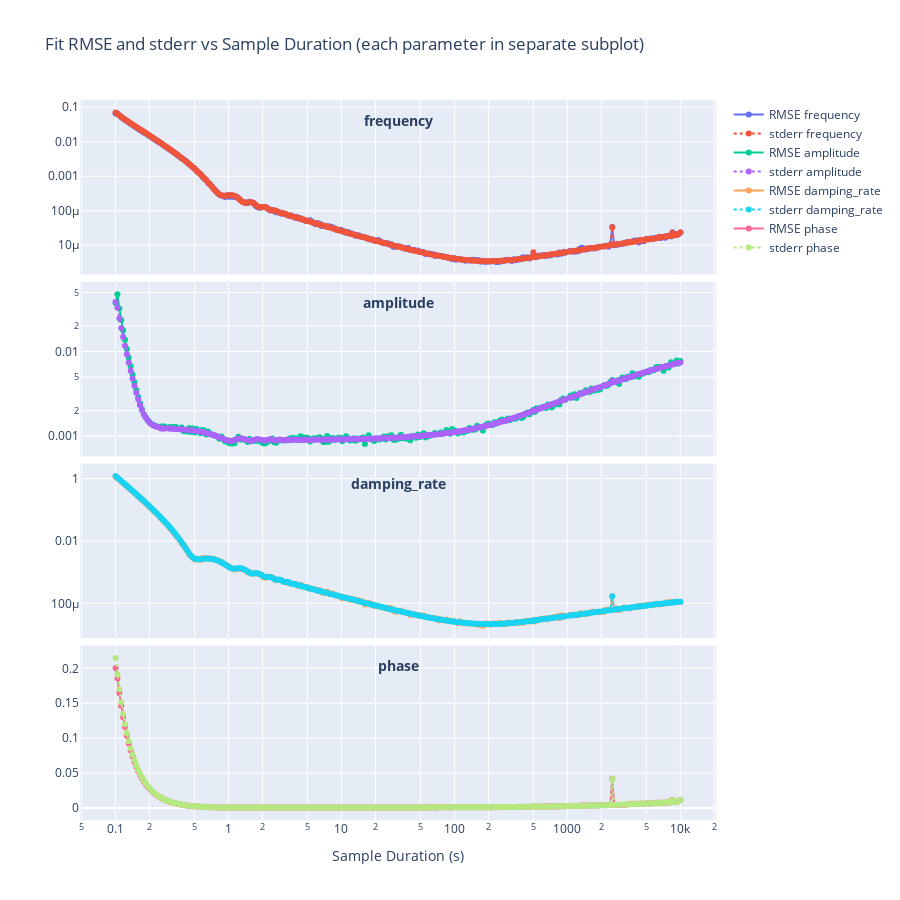

Here is the notebook cell this chart was saved with:
### Code cell
import math_functions
import numpy as np
import numpy.typing as npt
import plotly.graph_objects as go
from scipy.optimize import curve_fit

from math_functions import damp_sine_wave
from plotly.subplots import make_subplots
from tqdm import tqdm
from typing import Tuple
from multiprocessing import Pool, cpu_count

from typing import Tuple

np_rng = np.random.default_rng(42)


# Wrapper for curve_fit
def wrapper(
    x: npt.NDArray[np.float64],
    frequency: float,
    amplitude: float,
    damping_rate: float,
    phase: float,
) -> npt.NDArray[np.float64]:
    return damp_sine_wave(
        x,
        frequency=frequency,
        damping_rate=damping_rate,
        phase=phase,
        amplitude=amplitude,
    )


key_order = ("frequency", "amplitude", "damping_rate", "phase")

# True model parameters
true_params: Dict[str, float] = dict(
    frequency=1.0, amplitude=1.0, damping_rate=0.01, phase=np.pi / 2
)

# Settings
noise_scale = 0.01
num_repeats: int = 300
num_points: int = 1000  # points that the curve is sampling
# durations: npt.NDArray[np.float64] = np.linspace(0.1, 100, 100)
durations = np.logspace(-1.0, 4, 300)


# the problem is that the sampling can alias the true frequency, so we pick durations that do not alias to a frequency that is close to the niquist or zero frequency
# Step 1: Compute sampling frequencies
f_s_vals = num_points / durations
# Step 2: Compute apparent frequencies
f_a_vals = np.array(
    [
        math_functions.apparent_frequency(true_params["frequency"], f_s)
        for f_s in f_s_vals
    ]
)
# Step 3: Normalize apparent frequencies by f_true
f_a_norm = f_a_vals / true_params["frequency"]
f_N_norm = f_s_vals / (2 * true_params["frequency"])
# Step 4: Mask out undesired edge cases
min_thresh = 0.05
max_thresh = 0.95
valid: npt.NDArray[np.bool_] = (f_a_norm > min_thresh) & (f_a_norm < max_thresh)

# Step 5: Adjust durations for invalid cases by nudging a fraction of the Nyquist zone
delta: float = 0.1  # fraction of Nyquist zone width
adjusted_durations: npt.NDArray[np.float64] = durations.copy()

for idx in np.where(~valid)[0]:
    f_s = f_s_vals[idx]
    N = int(np.floor(2 * true_params["frequency"] / f_s)) + 1
    f_s_zone_width = 2 * true_params["frequency"] * (1 / N - 1 / (N + 1))
    f_s_offset = delta * f_s_zone_width
    direction = 1 if N % 2 == 0 else -1
    f_s_adjusted = f_s + direction * f_s_offset
    adjusted_durations[idx] = num_points / f_s_adjusted

# Final assignment
durations = adjusted_durations


# Storage
rmse_results = {k: [] for k in true_params}
stderr_results = {k: [] for k in true_params}


def fit_for_duration(
    duration: float,
) -> Tuple[float, Dict[str, float], Dict[str, float]]:
    x_vals = np.linspace(0, duration, num_points)

    param_diffs = {k: [] for k in true_params}
    param_stderr = {k: [] for k in true_params}

    for _ in range(num_repeats):
        y_clean = damp_sine_wave(x_vals, **true_params)
        noise = np_rng.normal(scale=noise_scale, size=y_clean.shape)
        y_noisy = y_clean + noise

        try:
            initial_guess = np.array([true_params[k] for k in key_order])
            initial_guess += (
                np_rng.normal(scale=0.00001, size=initial_guess.shape) * initial_guess
            )
            popt, pcov = curve_fit(wrapper, x_vals, y_noisy, p0=initial_guess)
            perr = np.sqrt(np.diag(pcov))

            for i, key in enumerate(true_params):
                param_diffs[key].append(popt[i] - true_params[key])
                param_stderr[key].append(perr[i])
        except RuntimeError:
            for key in true_params:
                param_diffs[key].append(np.nan)
                param_stderr[key].append(np.nan)

    rmse = {
        key: np.sqrt(np.nanmean(np.square(param_diffs[key]))) for key in true_params
    }
    stderr = {key: np.nanmean(param_stderr[key]) for key in true_params}

    return duration, rmse, stderr


print("Starting parallel fits...")
with Pool(processes=cpu_count()) as pool:
    results = list(tqdm(pool.imap(fit_for_duration, durations), total=len(durations)))

rmse_results = {k: [] for k in true_params}
stderr_results = {k: [] for k in true_params}

# Extract from results
durations_out = []
for duration, rmse, stderr in results:
    durations_out.append(duration)
    for key in true_params:
        rmse_results[key].append(rmse[key])
        stderr_results[key].append(stderr[key])

durations = np.array(durations_out)

# Plotting with Plotly
# Create subplots
fig = make_subplots(rows=4, cols=1, shared_xaxes=True, vertical_spacing=0.01)

for i, k in enumerate(true_params, start=1):
    fig.add_trace(
        go.Scatter(
            x=durations, y=rmse_results[k], mode="lines+markers", name=f"RMSE {k}"
        ),
        row=i,
        col=1,
    )
    fig.add_trace(
        go.Scatter(
            x=durations,
            y=stderr_results[k],
            mode="lines+markers",
            name=f"stderr {k}",
            line=dict(dash="dot"),
        ),
        row=i,
        col=1,
    )

    xref = "x domain" if i == 1 else f"x{i} domain"
    yref = "y domain" if i == 1 else f"y{i} domain"
    fig.add_annotation(
        text=f"<b>{k}</b>",
        x=0.5,
        y=0.95,
        xref=xref,
        yref=yref,
        showarrow=False,
        font=dict(size=14),
        align="left",
    )

fig.update_layout(
    title="Fit RMSE and stderr vs Sample Duration (each parameter in separate subplot)",
    xaxis4_title="Sample Duration (s)",
    height=900,
    width=900,
    showlegend=True,
)

for i in range(1, 4):
    fig.update_yaxes(type="log", row=i, col=1)
    fig.update_xaxes(type="log", row=i, col=1)


fig.update_xaxes(type="log", title="Sample Duration (s)", row=4, col=1)

fig.show()

### Figure 1 — Plotly figure (JSON) as saved in the notebook; plotly's stock layout.template omitted (floating-point values rounded to 4 significant figures; data arrays with more than 128 entries replaced by an {"elided": "..."} marker saying what was removed)
{"data": [{"mode": "lines+markers", "name": "RMSE frequency", "type": "scatter", "x": {"elided": "300 float values"}, "xaxis": "x", "y": {"elided": "300 float values"}, "yaxis": "y"}, {"line": {"dash": "dot"}, "mode": "lines+markers", "name": "stderr frequency", "type": "scatter", "x": {"elided": "300 float values"}, "xaxis": "x", "y": {"elided": "300 float values"}, "yaxis": "y"}, {"mode": "lines+markers", "name": "RMSE amplitude", "type": "scatter", "x": {"elided": "300 float values"}, "xaxis": "x2", "y": {"elided": "300 float values"}, "yaxis": "y2"}, {"line": {"dash": "dot"}, "mode": "lines+markers", "name": "stderr amplitude", "type": "scatter", "x": {"elided": "300 float values"}, "xaxis": "x2", "y": {"elided": "300 float values"}, "yaxis": "y2"}, {"mode": "lines+markers", "name": "RMSE damping_rate", "type": "scatter", "x": {"elided": "300 float values"}, "xaxis": "x3", "y": {"elided": "300 float values"}, "yaxis": "y3"}, {"line": {"dash": "dot"}, "mode": "lines+markers", "name": "stderr damping_rate", "type": "scatter", "x": {"elided": "300 float values"}, "xaxis": "x3", "y": {"elided": "300 float values"}, "yaxis": "y3"}, {"mode": "lines+markers", "name": "RMSE phase", "type": "scatter", "x": {"elided": "300 float values"}, "xaxis": "x4", "y": {"elided": "300 float values"}, "yaxis": "y4"}, {"line": {"dash": "dot"}, "mode": "lines+markers", "name": "stderr phase", "type": "scatter", "x": {"elided": "300 float values"}, "xaxis": "x4", "y": {"elided": "300 float values"}, "yaxis": "y4"}], "layout": {"annotations": [{"align": "left", "font": {"size": 14}, "showarrow": false, "text": "<b>frequency</b>", "x": 0.5, "xref": "x domain", "y": 0.95, "yref": "y domain"}, {"align": "left", "font": {"size": 14}, "showarrow": false, "text": "<b>amplitude</b>", "x": 0.5, "xref": "x2 domain", "y": 0.95, "yref": "y2 domain"}, {"align": "left", "font": {"size": 14}, "showarrow": false, "text": "<b>damping_rate</b>", "x": 0.5, "xref": "x3 domain", "y": 0.95, "yref": "y3 domain"}, {"align": "left", "font": {"size": 14}, "showarrow": false, "text": "<b>phase</b>", "x": 0.5, "xref": "x4 domain", "y": 0.95, "yref": "y4 domain"}], "height": 900, "showlegend": true, "title": {"text": "Fit RMSE and stderr vs Sample Duration (each parameter in separate subplot)"}, "width": 900, "xaxis": {"anchor": "y", "domain": [0, 1], "matches": "x4", "showticklabels": false, "type": "log"}, "xaxis2": {"anchor": "y2", "domain": [0, 1], "matches": "x4", "showticklabels": false, "type": "log"}, "xaxis3": {"anchor": "y3", "domain": [0, 1], "matches": "x4", "showticklabels": false, "type": "log"}, "xaxis4": {"anchor": "y4", "domain": [0, 1], "title": {"text": "Sample Duration (s)"}, "type": "log"}, "yaxis": {"anchor": "x", "domain": [0.7575, 1], "type": "log"}, "yaxis2": {"anchor": "x2", "domain": [0.505, 0.7475], "type": "log"}, "yaxis3": {"anchor": "x3", "domain": [0.2525, 0.495], "type": "log"}, "yaxis4": {"anchor": "x4", "domain": [0, 0.2425]}}}
